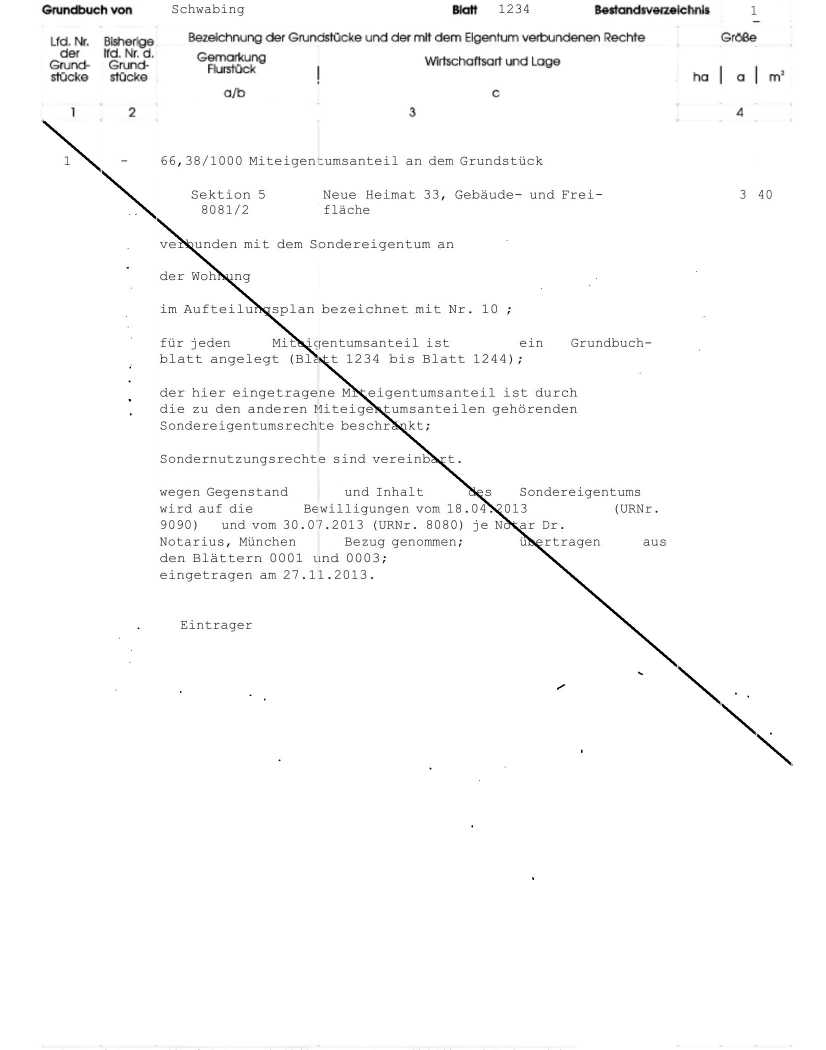
#> input picture 56978942-remove-lines-in-image/1.jpg, 1652 x 2100 px (shown at 1/2 size)
$ python remove_lines_in_image.py
#> lines starting #> are read from the running program, lines starting #| are printed output that depends on the picture; after the words box and inside, x2 and y2 are one past the last pixel; in counts of white or black regions, pixels touching at a corner belong together
import cv2
import numpy as np

image = cv2.imread('1.jpg')
#> image is the input picture: shape (2100, 1652, 3); min 0, max 255, mean 250.5
mask = np.zeros(image.shape, np.uint8)
gray = cv2.cvtColor(image,cv2.COLOR_BGR2GRAY)
canny = cv2.Canny(gray,100,200)
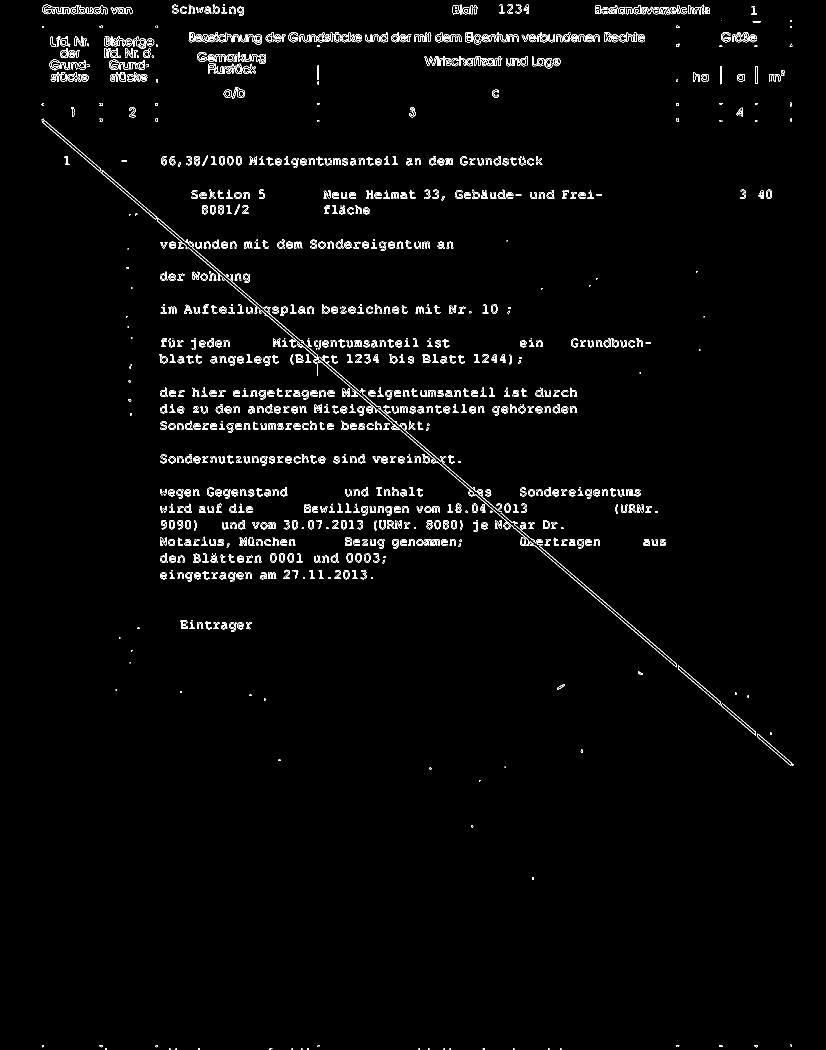
#> canny: shape (2100, 1652) (shown at 1/2 size); 2% white in thin lines or dots
kernel = cv2.getStructuringElement(cv2.MORPH_RECT, (5,5))
close = cv2.morphologyEx(canny, cv2.MORPH_CLOSE, kernel)
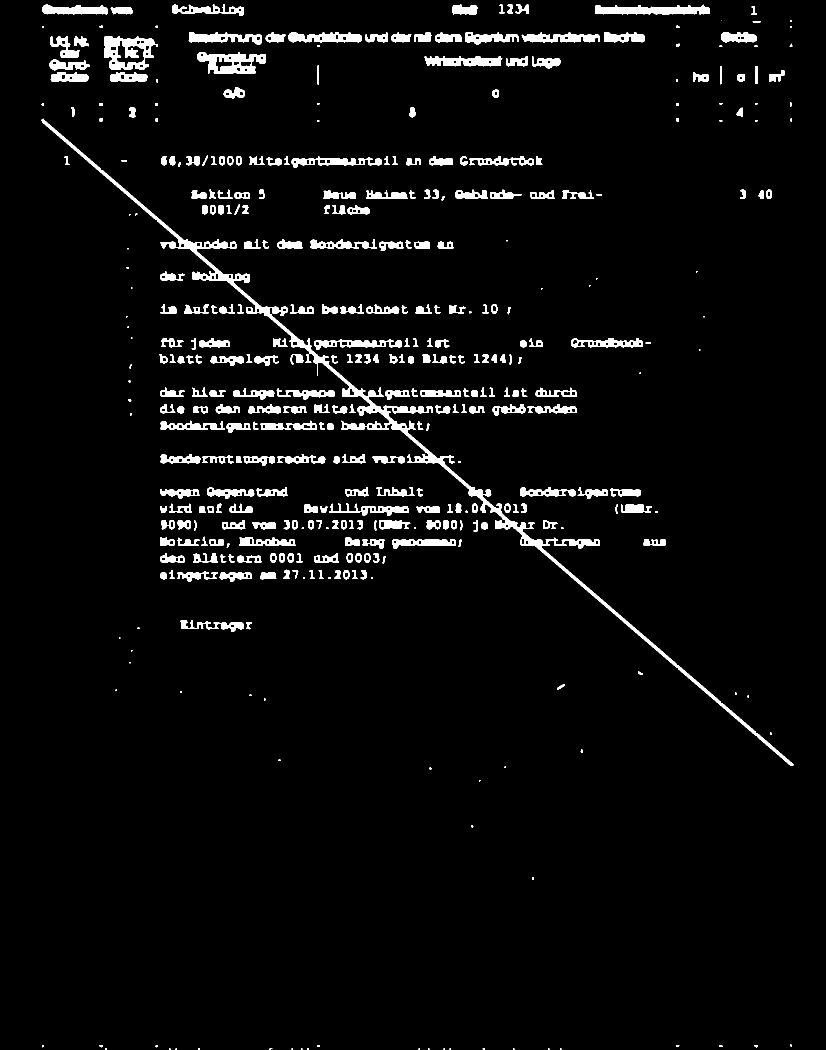
#> close: shape (2100, 1652) (shown at 1/2 size); 4.1% white; 401 white regions (82 under 20 px), largest, box (x1, y1, x2, y2) and area: (82, 237, 1587, 1532) 23344, (208, 73, 316, 140) 3719, (395, 104, 532, 147) 3246
minLineLength = 10
maxLineGap = 350
lines = cv2.HoughLinesP(close,1,np.pi/180,100,minLineLength,maxLineGap)
#> lines = [[314, 435, 1070, 1092], [705, 770, 1354, 1334], [637, 713, 1291, 1282], [84, 238, 735, 804], [976, 1003, 1583, 1531], [1061, 1076, 1584, 1531], [805, 856, 1512, 1471], [83, 239, 472, 577]]
for line in lines:
    for x1,y1,x2,y2 in line:
        cv2.line(mask,(x1,y1),(x2,y2),(255,255,255),3)
#> this loop made 8 passes
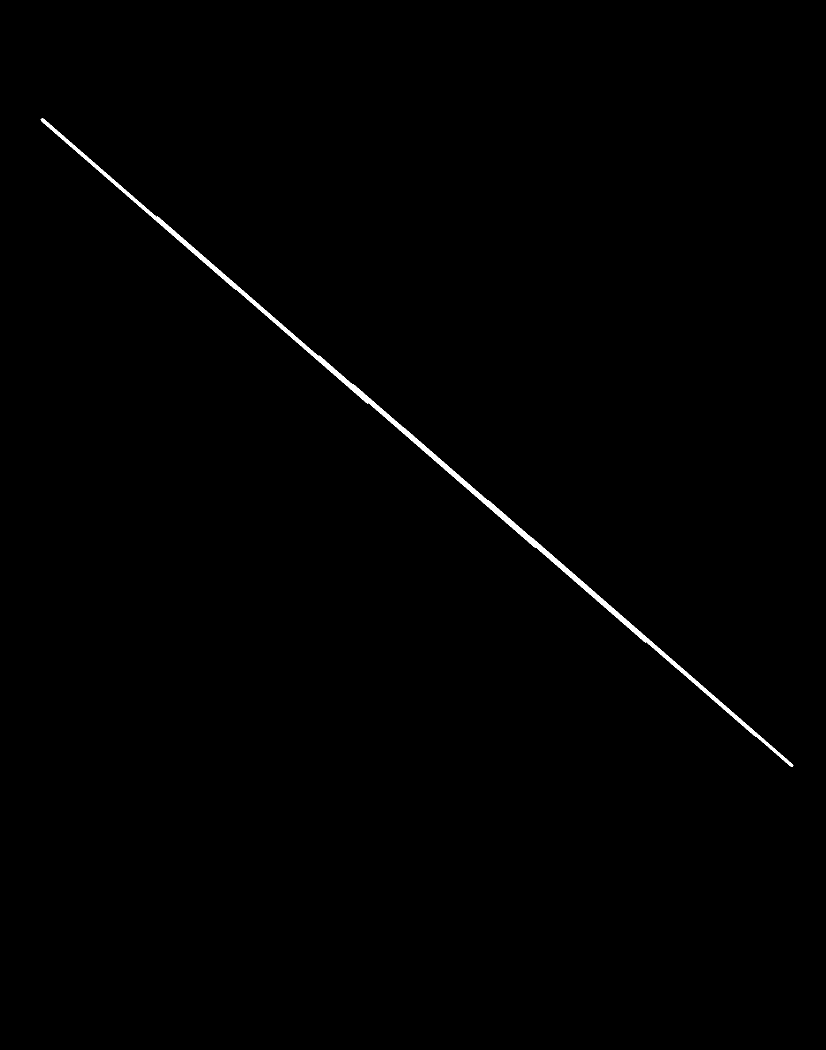
#> mask: shape (2100, 1652, 3) (shown at 1/2 size); 0.49% white; 1 white region, box (x1, y1, x2, y2) and area: (81, 236, 1587, 1534) 17012

mask = cv2.cvtColor(mask,cv2.COLOR_BGR2GRAY)
#> mask: shape (2100, 1652); 0.49% white; 1 white region
cnts = cv2.findContours(mask, cv2.RETR_EXTERNAL, cv2.CHAIN_APPROX_SIMPLE)
#> cnts = 1 contour; box (x1, y1, x2, y2) and area: (81, 236, 1587, 1534) 15505
cnts = cnts[0] if len(cnts) == 2 else cnts[1]

for c in cnts:
    cv2.drawContours(image, [c], -1, (255,255,255), -1)
#> this loop made 1 pass
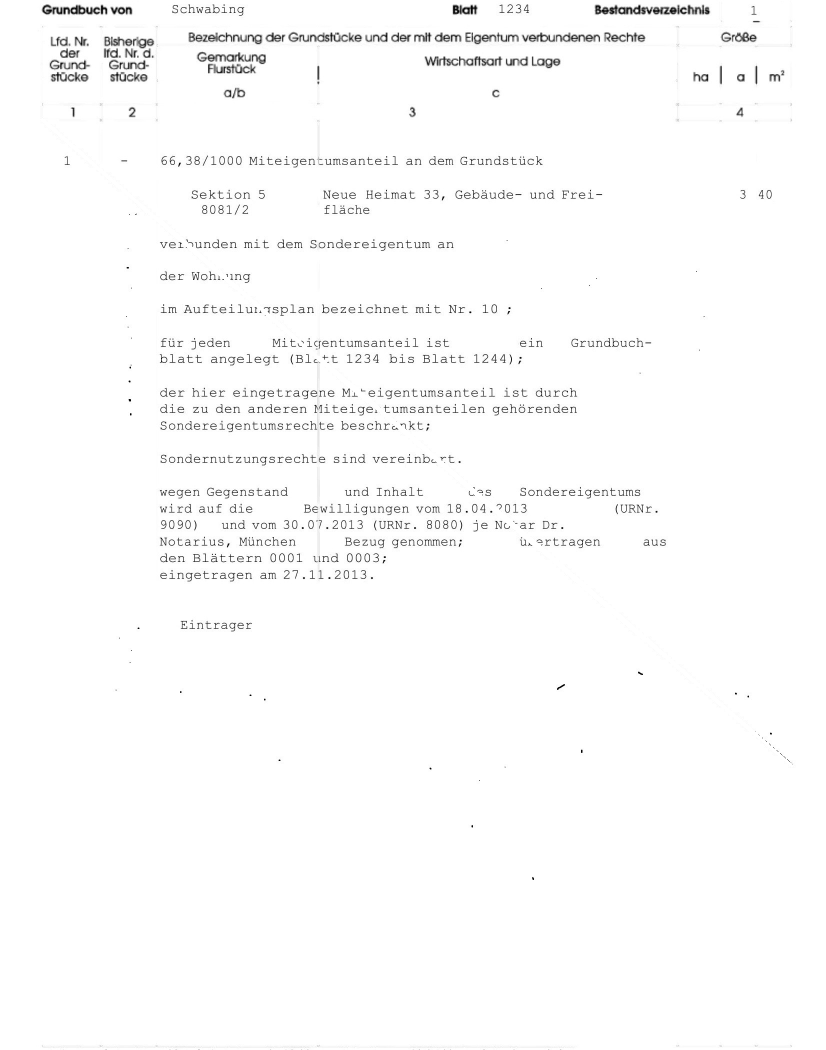
#> image: shape (2100, 1652, 3) (shown at 1/2 size); 0.41% of pixels changed, all inside (x1, y1, x2, y2) = (81, 236, 1586, 1533)

cv2.imshow('mask', mask)
cv2.imshow('image', image)
cv2.imwrite('image.png', image)
cv2.waitKey()
